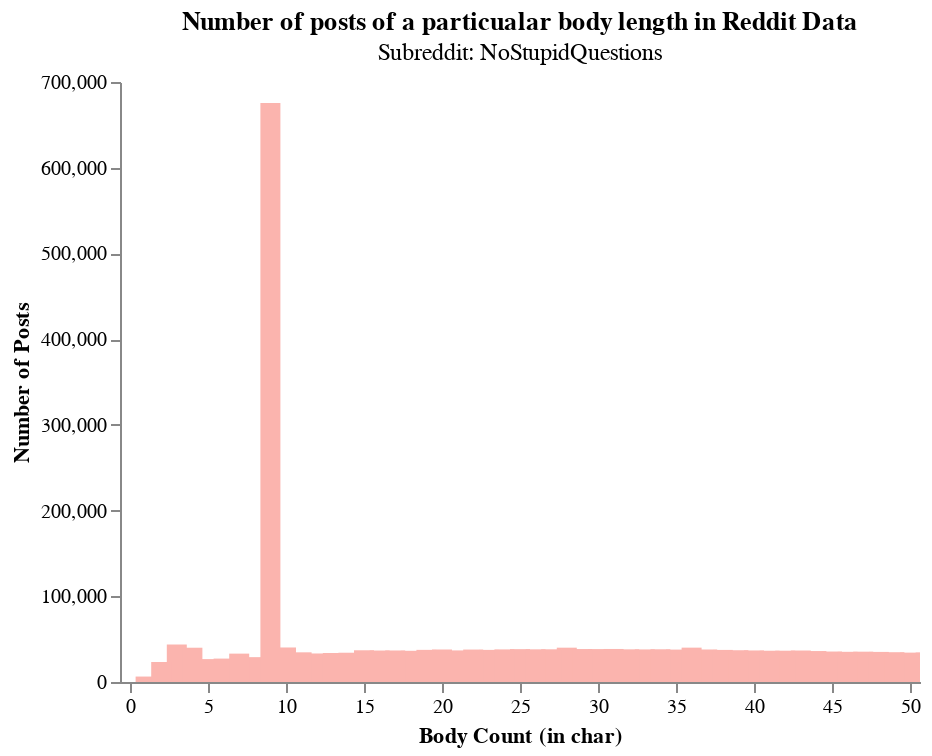

Notebook code cell kept with this figure:
### Code cell
import altair as alt
alt.data_transformers.disable_max_rows()
body_count_plot = (
        alt.Chart(body_count_df)
        .mark_bar(width = 10)
        .encode(
            x = alt.X("length_body", title="Body Count (in char)",scale=alt.Scale(domain=[0, 50])),
            y=alt.Y("count_body_group", title="Number of Posts"),
            color=alt.value('#fbb4ae'),
            tooltip=[alt.Tooltip('count_body_group')]
        )
    ).properties(height=alt.Step(30),title={
      "text": ["Number of posts of a particualar body length in Reddit Data"], 
      "subtitle": ["Subreddit: NoStupidQuestions"]
    },).interactive().configure_axis(
    grid=False
).configure_view(
    strokeWidth=0
)

body_count_plot.save("plots/body_count.html")
body_count_plot

### Figure 1 — Vega-Lite specification as saved in the notebook (floating-point values rounded to 4 significant figures; data arrays with more than 128 entries replaced by an {"elided": "..."} marker saying what was removed)
{"config": {"view": {"continuousWidth": 400, "continuousHeight": 300, "strokeWidth": 0}, "axis": {"grid": false}}, "data": {"name": "data-e951f8ac5abfa722426f30d247e8dd36"}, "mark": {"type": "bar", "width": 10}, "encoding": {"color": {"value": "#fbb4ae"}, "tooltip": [{"field": "count_body_group", "type": "quantitative"}], "x": {"field": "length_body", "scale": {"domain": [0, 50]}, "title": "Body Count (in char)", "type": "quantitative"}, "y": {"field": "count_body_group", "title": "Number of Posts", "type": "quantitative"}}, "height": {"step": 30}, "selection": {"selector001": {"type": "interval", "bind": "scales", "encodings": ["x", "y"]}}, "title": {"text": ["Number of posts of a particualar body length in Reddit Data"], "subtitle": ["Subreddit: NoStupidQuestions"]}, "$schema": "https://vega.github.io/schema/vega-lite/v4.17.0.json", "datasets": {"data-e951f8ac5abfa722426f30d247e8dd36": {"elided": "5986 records"}}}
